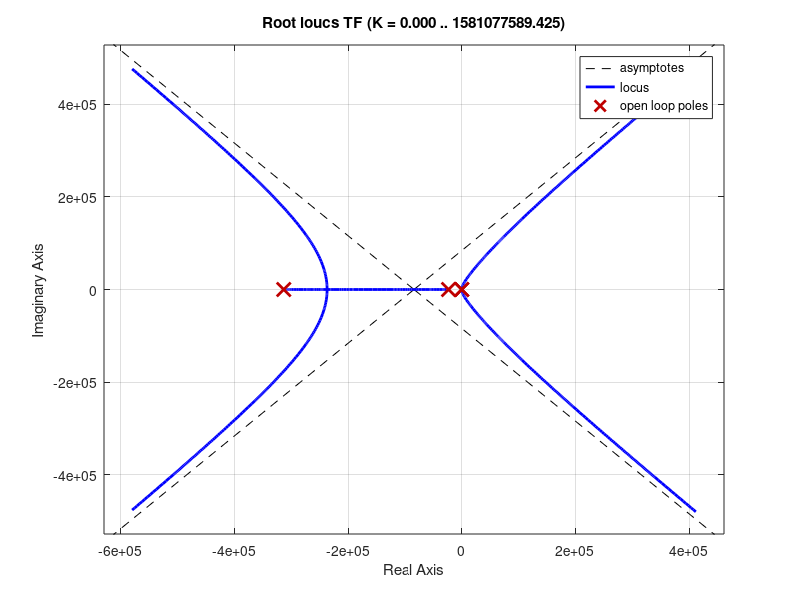

The MATLAB script that drew this image:
%=============================================%
% Initializes variables for the Simulink model%
%=============================================%

% input voltage
Vin = 5;

% Motor parameters
% Electrical
R  = 5.31;                  % Armature resistance       - ohms
L  = 0.227*10^-3;           % Armature inductance       - Henries
I_nl = 23.2*10^-3;          %No load Current            - Amps
w_nl = 10300*2*pi/60;       %No load speed              - rad/s

% OP AMP - Parameter determined from testfit.m script TF of [A1 A0]/[B2 B1 B0]
A1 = 0;
A0 = 7.452e05;
B2 = 0;
B1 = 1;
B0 = 3.134e05;

% Bridge
Km = 10.9*10^-3;            % Motor constant            - Nm/A
Kb = 10.95103*10^-3;        % Back-EMF constant         - V*s/rad

% Mechanical
Jm  = 0.966*10^-7;          % Motor inertia             - kgm^2
Jl  = 1.544425653*10^-7;    % Logo/lever arm inertia 	- kgm^2
J  = Jm+Jl;                 % Armature inertia          - kgm^2
B  = Km*I_nl/w_nl;          % Armature damping          - Nm*s/rad


% Display some results
G  = tf(Km, [L*J (L*B + R*J) R*B]);
H  = tf(Kb, 1);
OP = tf([A1 A0], [B2 B1 B0]);
TF1 = feedback(G,H)
TF = TF1*OP*(tf(1,[1 0]));
rlocus(TF);